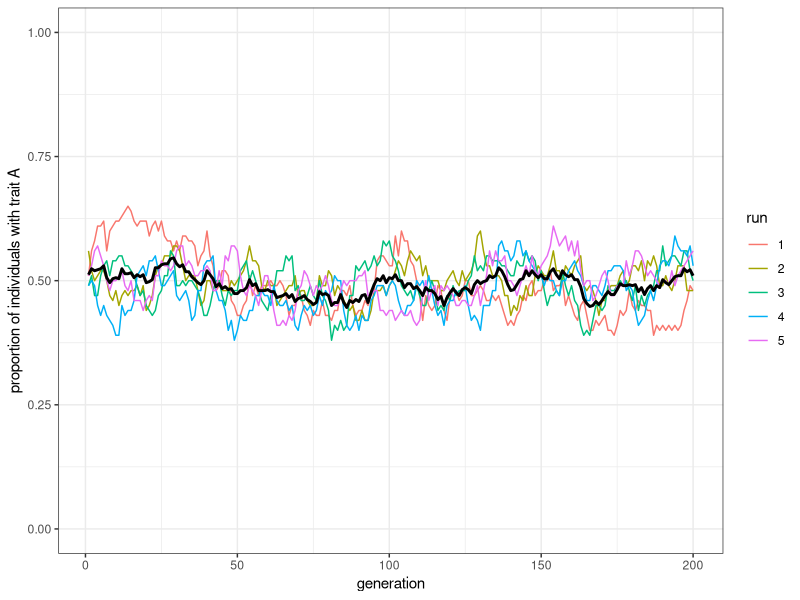

R code for this plot: (Note: this script raises an error after producing the figure.)
## ---- chunk 1
library(tidyverse)

model_unbiased_mutation <- function(
  population_size,
  generations,
  runs, 
  initial_proportion_of_trait_a,
  mutation_rate) {
  output <- tibble(
    run = factor(), 
    generation = numeric(), 
    proportion_of_trait_a = numeric()
  )
  for (run in 1:runs) {
    # 1回の試行の結果を保管するtibbleを初期化
    output_single_run <- tibble(
      run = rep(run, generations) |> as.factor(), 
      generation = 1:generations, 
      proportion_of_trait_a = rep(NA, generations)
    )
    # 第1世代
    population <- sample(
      c("A", "B"), 
      population_size, replace = TRUE, 
      prob = c(initial_proportion_of_trait_a, 1 - initial_proportion_of_trait_a)
    )
    # 第1世代のproportion_of_trait_aを計算
    proportion_of_trait_a <- sum(population == "A") / population_size
    output_single_run$proportion_of_trait_a[1] <- proportion_of_trait_a
    for (generation in 2:generations) {
      # 前タイムステップまでのpopulationベクトルをprevious_populationに移し替える
      previous_population <- population
      # 変異する個人('mutant')を決める
      is_mutant <- sample(
        c(TRUE, FALSE), 
        population_size, 
        prob = c(mutation_rate, 1 - mutation_rate),
        replace = TRUE
      )
      # is_mutantがTRUEであるスロットの形質がもしAならBに、もしBならAにする。
      population[is_mutant] <- population[is_mutant] |> recode(A = "B", B = "A")
      # proportion_of_trait_aを計算し、tibbleのうち
      # proportion_of_trait_a列のgeneration行目に格納する
      output_single_run$proportion_of_trait_a[generation] <- 
      sum(population == "A") / population_size
    }
    # output tibbleの一番下に今回の試行の結果をbind_rows()関数で付け加える
    output <- bind_rows(output, output_single_run)
  }
  # 全試行の結果がひとつのoutputというtibbleに集約されたので、それを返り値としてエクスポートする
  output
}
## ---- chunk 2
plot_multiple_runs <- function(data) {
  ggplot(data = data, aes(x = generation, y = proportion_of_trait_a)) +
    geom_line(aes(colour = run)) +
    stat_summary(fun = mean, geom = "line", size = 1) +
    ylim(c(0, 1)) +
    theme_bw() +
    ylab("proportion of individuals with trait A")
}
## ---- chunk 3
model_unbiased_mutation(
  population_size = 100, 
  generations = 200, 
  runs = 5, 
  initial_proportion_of_trait_a = 0.5, 
  mutation_rate = 0.05) |>
  plot_multiple_runs()
## ---- chunk 4
data_model <- unbiased_mutation(N = 100, mu = 0.05, p_0 = 0.1, t_max = 200, r_max = 5)
plot_multiple_runs(data_model)
## ---- chunk 5
biased_mutation <- function(N, mu_b, p_0, t_max, r_max) {
   # Create the output tibble
  output <- tibble(generation = rep(1:t_max, r_max), 
                   p = as.numeric(rep(NA, t_max * r_max)), 
                   run = as.factor(rep(1:r_max, each = t_max)))

  for (r in 1:r_max) {
    population <- tibble(trait = sample(c("A", "B"), N, replace = TRUE, 
                                        prob = c(p_0, 1 - p_0)))
    # Add first generation's p for run r
    output[output$generation == 1 & output$run == r, ]$p <- 
      sum(population$trait == "A") / N 
    for (t in 2:t_max) {
      # Copy individuals to previous_population tibble
      previous_population <- population 
      
      # Determine 'mutant' individuals
      mutate <- sample(c(TRUE, FALSE), N, prob = c(mu_b, 1 - mu_b), replace = TRUE) 
      
      # If there are 'mutants' from B to A
      if (nrow(population[mutate & previous_population$trait == "B", ]) > 0) {
        # Then flip them to A
        population[mutate & previous_population$trait == "B", ]$trait <- "A"
      }
      # Get p and put it into output slot for this generation t and run r
      output[output$generation == t & output$run == r, ]$p <- 
        sum(population$trait == "A") / N 
    }
  }
  # Export data from function
  output 
}
## ---- chunk 6
data_model <- biased_mutation(N = 100, mu_b = 0.05, p_0 = 0, t_max = 200, r_max = 5)
plot_multiple_runs(data_model)
## ---- chunk 7
data_model <- biased_mutation(N = 10000, mu_b = 0.05, p_0 = 0, t_max = 200, r_max = 5)
plot_multiple_runs(data_model)
## ---- chunk 8
data_model <- biased_mutation(N = 10000, mu_b = 0.1, p_0 = 0, t_max = 200, r_max = 5)
plot_multiple_runs(data_model)
## ---- chunk 9
model_unbiased_mutation_truefalse <- function(
  population_size,
  generations,
  runs, 
  initial_proportion_of_trait_a,
  mutation_rate) {
  output <- tibble(
    run = factor(), 
    generation = numeric(), 
    proportion_of_trait_a = numeric()
  )
  for (run in 1:runs) {
    output_single_run <- tibble(
      run = rep(run, generations) |> as.factor(), 
      generation = 1:generations, 
      proportion_of_trait_a = rep(NA, generations)
    )
    population <- sample(
      c(TRUE, FALSE), # 変更点
      population_size, replace = TRUE, 
      prob = c(initial_proportion_of_trait_a, 1 - initial_proportion_of_trait_a)
    ) 
    proportion_of_trait_a <- sum(population) / population_size # 変更点
    output_single_run$proportion_of_trait_a[1] <- proportion_of_trait_a
    for (generation in 2:generations) {
      previous_population <- population
      is_mutant <- sample(
        c(TRUE, FALSE), 
        population_size, 
        prob = c(mutation_rate, 1 - mutation_rate),
        replace = TRUE
      )
      population[is_mutant] <- !population[is_mutant]  # 変更点
      output_single_run$proportion_of_trait_a[generation] <- 
        sum(population) / population_size # 変更点
    }
    output <- bind_rows(output, output_single_run)
  }
  output
}
